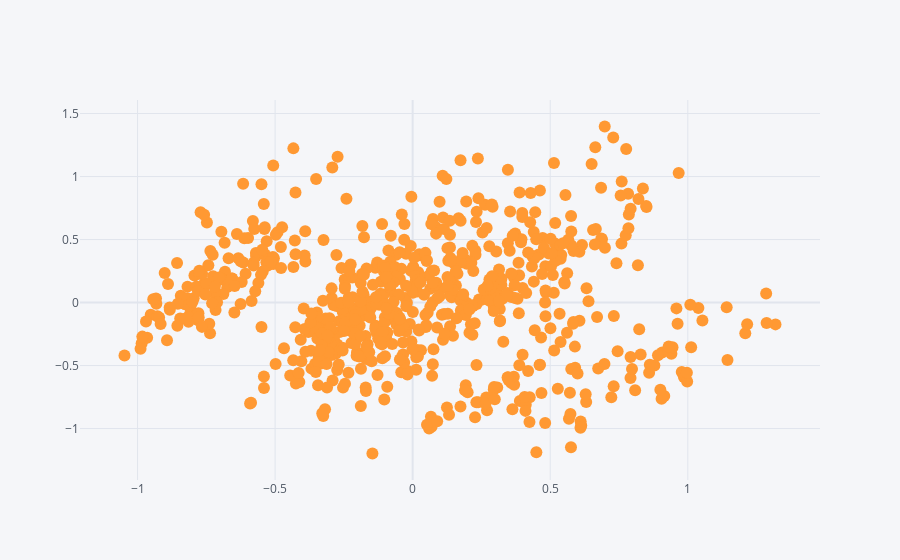

Notebook code cell kept with this figure:
### Code cell
Xp.reset_index().iplot(kind="scatter", x="d1", y="d2", mode="markers", text="generation")

### Figure 1 — Plotly figure (JSON) as saved in the notebook; plotly's stock layout.template omitted (floating-point values rounded to 4 significant figures; data arrays with more than 128 entries replaced by an {"elided": "..."} marker saying what was removed)
{"data": [{"line": {"color": "rgba(255, 153, 51, 1.0)", "dash": "solid", "shape": "linear", "width": 1.3}, "marker": {"size": 12, "symbol": "circle"}, "mode": "markers", "name": "d2", "text": {"elided": "757 int values"}, "x": {"elided": "757 float values"}, "y": {"elided": "757 float values"}, "type": "scatter"}], "layout": {"legend": {"bgcolor": "#F5F6F9", "font": {"color": "#4D5663"}}, "paper_bgcolor": "#F5F6F9", "plot_bgcolor": "#F5F6F9", "title": {"font": {"color": "#4D5663"}}, "xaxis": {"gridcolor": "#E1E5ED", "showgrid": true, "tickfont": {"color": "#4D5663"}, "title": {"font": {"color": "#4D5663"}, "text": ""}, "zerolinecolor": "#E1E5ED"}, "yaxis": {"gridcolor": "#E1E5ED", "showgrid": true, "tickfont": {"color": "#4D5663"}, "title": {"font": {"color": "#4D5663"}, "text": ""}, "zerolinecolor": "#E1E5ED"}}}
